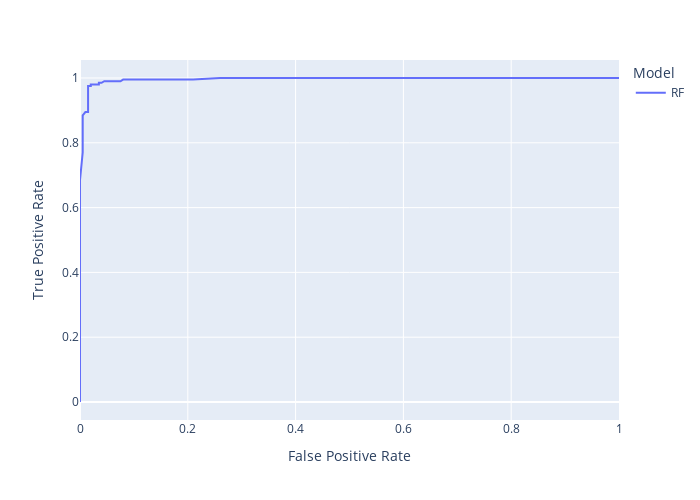

This figure's notebook cell:
### Code cell
# Display the ROC curve for the RF model
fpr_rf, tpr_rf, rf_thresholds = metrics.roc_curve(classification_data_val["track_genre"], rf_val_pred)

roc_rf = pd.DataFrame({
    'False Positive Rate': fpr_rf,
    'True Positive Rate': tpr_rf,
    'Model': 'RF'
})

px.line(roc_rf, y='True Positive Rate', x='False Positive Rate',
        color='Model',
        width=700, height=500)

### Figure 1 — Plotly figure (JSON) as saved in the notebook; plotly's stock layout.template omitted (floating-point values rounded to 4 significant figures)
{"data": [{"hovertemplate": "Model=RF<br>False Positive Rate=%{x}<br>True Positive Rate=%{y}<extra></extra>", "legendgroup": "RF", "line": {"color": "#636efa", "dash": "solid"}, "marker": {"symbol": "circle"}, "mode": "lines", "name": "RF", "orientation": "v", "showlegend": true, "type": "scatter", "x": [0, 0, 0.005, 0.005, 0.005, 0.005, 0.005, 0.005, 0.005, 0.005, 0.01, 0.015, 0.015, 0.015, 0.015, 0.015, 0.015, 0.015, 0.02, 0.02, 0.035, 0.035, 0.04, 0.045, 0.05, 0.06, 0.075, 0.08, 0.095, 0.1, 0.115, 0.125, 0.14, 0.165, 0.21, 0.26, 1], "xaxis": "x", "y": [0, 0.685, 0.77, 0.81, 0.825, 0.835, 0.85, 0.86, 0.875, 0.885, 0.895, 0.895, 0.91, 0.92, 0.935, 0.955, 0.965, 0.975, 0.975, 0.98, 0.98, 0.985, 0.985, 0.99, 0.99, 0.99, 0.99, 0.995, 0.995, 0.995, 0.995, 0.995, 0.995, 0.995, 0.995, 1, 1], "yaxis": "y"}], "layout": {"height": 500, "legend": {"title": {"text": "Model"}, "tracegroupgap": 0}, "margin": {"t": 60}, "width": 700, "xaxis": {"anchor": "y", "domain": [0, 1], "title": {"text": "False Positive Rate"}}, "yaxis": {"anchor": "x", "domain": [0, 1], "title": {"text": "True Positive Rate"}}}}
